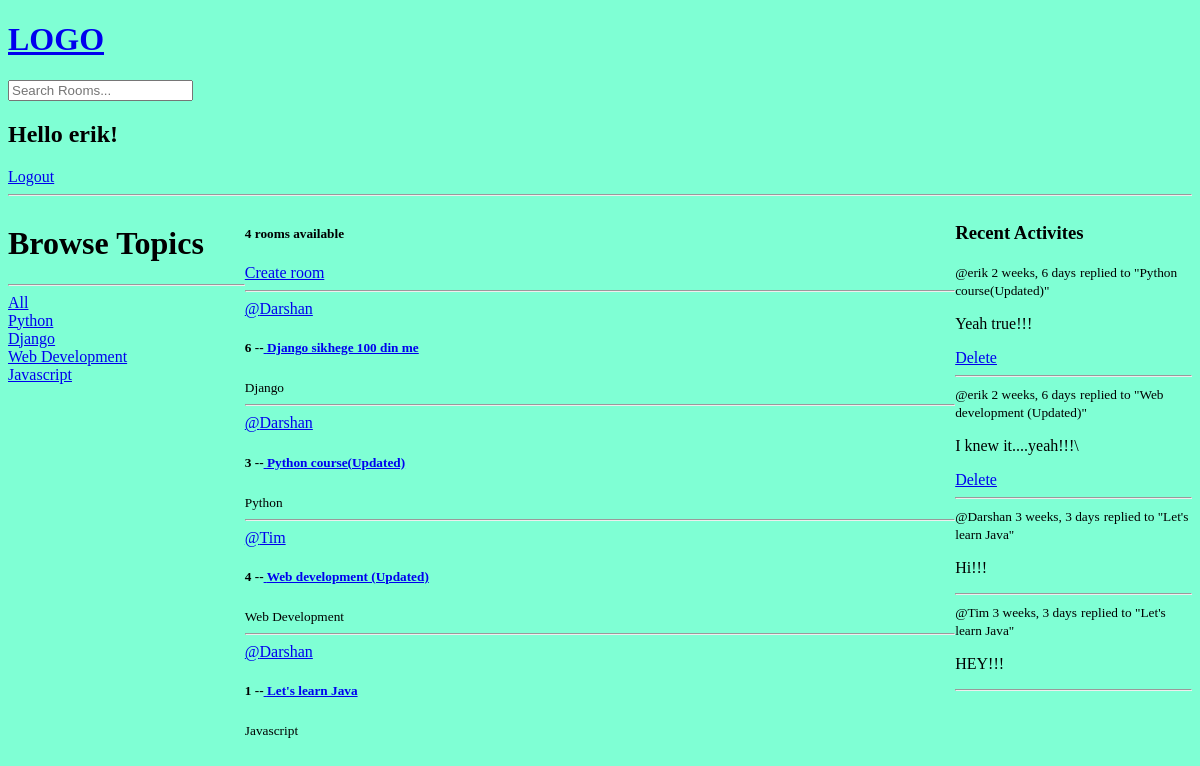
/ (signed in), run on an earlier commit of the app's database.
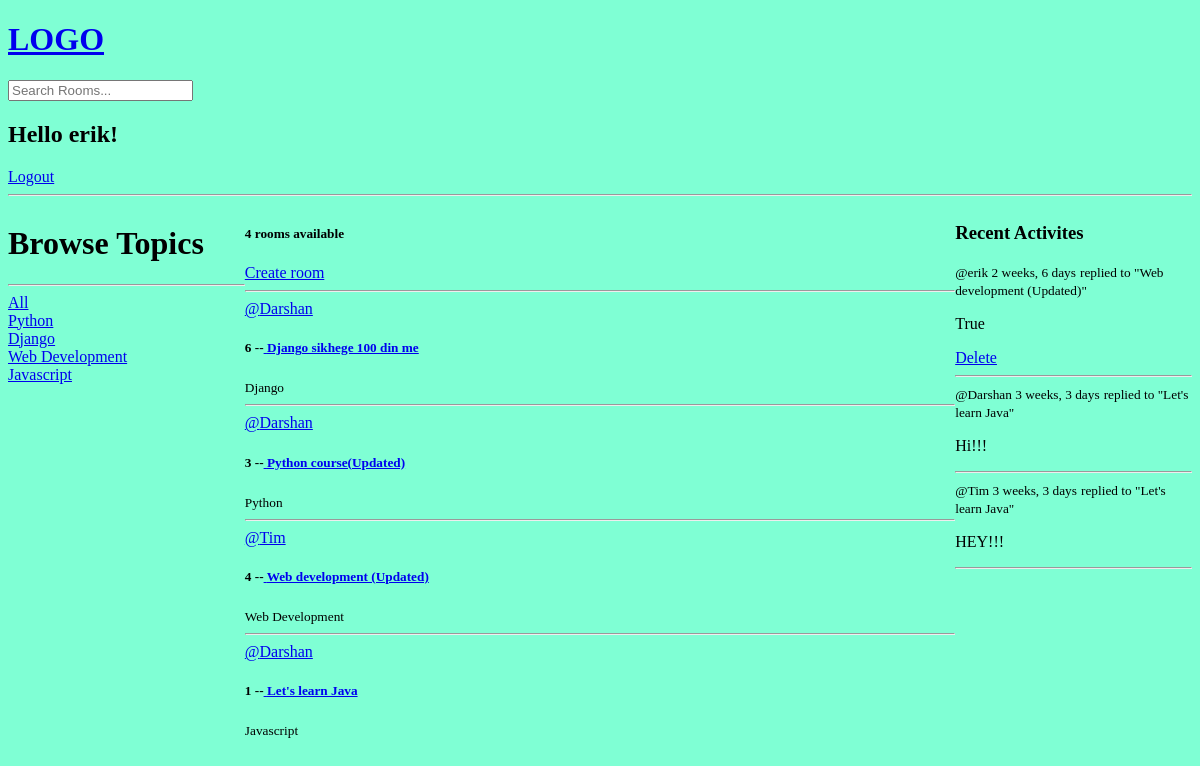
And on a later commit of the database.
### studyapp/models.py (models this page shows)
class Topic(models.Model):
    name=models.CharField(max_length=200)
    def __str__(self):
        return self.name

class Room(models.Model):
    host=models.ForeignKey(User,on_delete=models.CASCADE,null=True)
    topic=models.ForeignKey(Topic,on_delete=models.SET_NULL,null=True)
    name=models.CharField(max_length=200)
    description=models.TextField(null=True,blank=True)
    participants=models.ManyToManyField(User,related_name='participants',blank=True)
    updated=models.DateTimeField(auto_now=True)
    created=models.DateTimeField(auto_now_add=True)
    class Meta:
        ordering=['-updated','-created']
    def __str__(self):
        return self.name

class Message(models.Model):
    user=models.ForeignKey(User,on_delete=models.CASCADE)
    room=models.ForeignKey(Room,on_delete=models.CASCADE)
    body=models.TextField()
    updated=models.DateTimeField(auto_now=True)
    created=models.DateTimeField(auto_now_add=True)
    class Meta:
        ordering=['-updated','-created']
    def __str__(self) :
        return self.body[0:50]

### studyapp/views.py (the view)
# urls.py: path('',views.home,name='home'),
def home(request):
    q=request.GET.get('q') if request.GET.get('q')!=None else ''
    rooms=Room.objects.filter(Q(topic__name__icontains=q) | Q(name__icontains=q) | Q(description__icontains=q))
    topic=Topic.objects.all()
    room_count=rooms.count()
    room_messages=Message.objects.filter(room__topic__name__icontains=q)
    context={"rooms":rooms,"topic":topic,"room_count":room_count,'room_messages':room_messages}
    return render(request,'studyapp/home.html',context)

### studyapp/templates/studyapp/home.html (shortened to what this page needs)
{% extends 'main.html' %}
{% block content%}
<div class="block_container">
    <div class="block-sidebar">
        {% include 'studyapp/topic_component.html' %}
    </div>
    <div>
        <h5>{{room_count}} rooms available</h5>
        <div><a href="{% url 'create-room'%}">Create room</a></div>
        <div>
            {% include 'studyapp/feed_component.html' %}
        </div>
    </div>
    <div class="activity-container">
        {% include 'studyapp/activity_component.html' %}
    </div>
</div>
{%endblock content%}

### studyapp/templates/studyapp/topic_component.html
<h1>Browse Topics</h1>
<hr>
<div>
    <a href="{% url 'home'%}">All</a>
</div>
{%for t in topic%}
<div>
    <a href="{% url 'home'%}?q={{t.name}}">{{t.name}}</a>
</div>
{%endfor%}

### studyapp/templates/studyapp/feed_component.html (shortened to what this page needs)
{%for room in rooms%}
<div>
    <hr>
    <a href="{% url 'user-profile' room.host.id %}">@{{room.host.username}}</a>
    <h5> {{room.id}} --<a href="{% url 'room' room.id %}"> {{room.name}}</a></h5>
    <small>{{room.topic}}</small>
    <br>
</div>
{%endfor%}

### studyapp/templates/studyapp/activity_component.html
<h3>Recent Activites</h3>
{%for message in room_messages%}
<div>
    <small>@{{message.user}} {{message.created | timesince}}</small>
    <small>replied to "{{message.room}}"</small>
    <p>{{message}}</p>
    {%if request.user == message.user %}
    <a href="{% url 'delete-message' message.id %}">Delete</a>
    {%endif%}
    <hr>
</div>
{%endfor%}

What changed in the data, as far as the page shows it:
removed Message: user "erik", created "2 weeks, 6 days", room "Python course(Updated)", body "Yeah true!!!", shows "Delete"
removed Message: user "erik", created "2 weeks, 6 days", room "Web development (Updated)", body "I knew it....yeah!!!\\", shows "Delete"
added Message: user "erik", created "2 weeks, 6 days", room "Web development (Updated)", body "True", shows "Delete"
